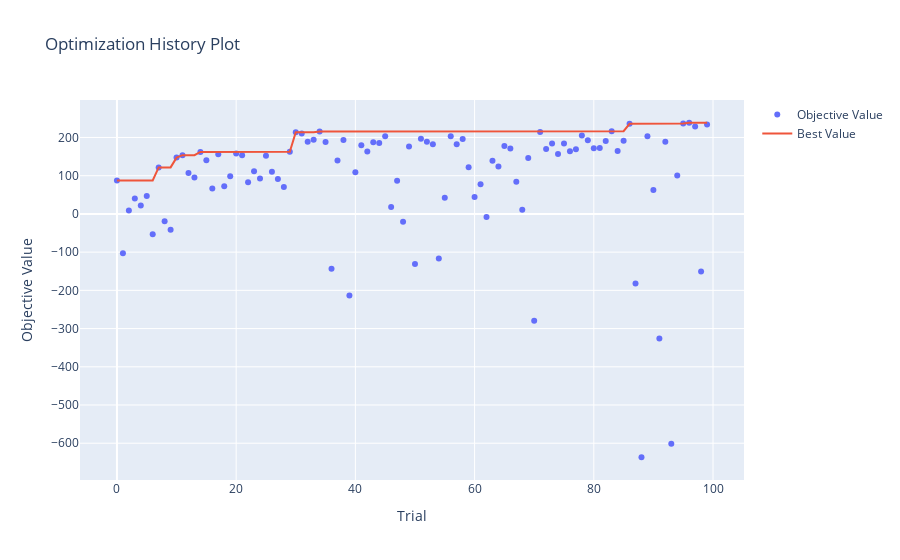

Notebook cell for this chart:
### Code cell
optuna.visualization.plot_optimization_history(study).show()
